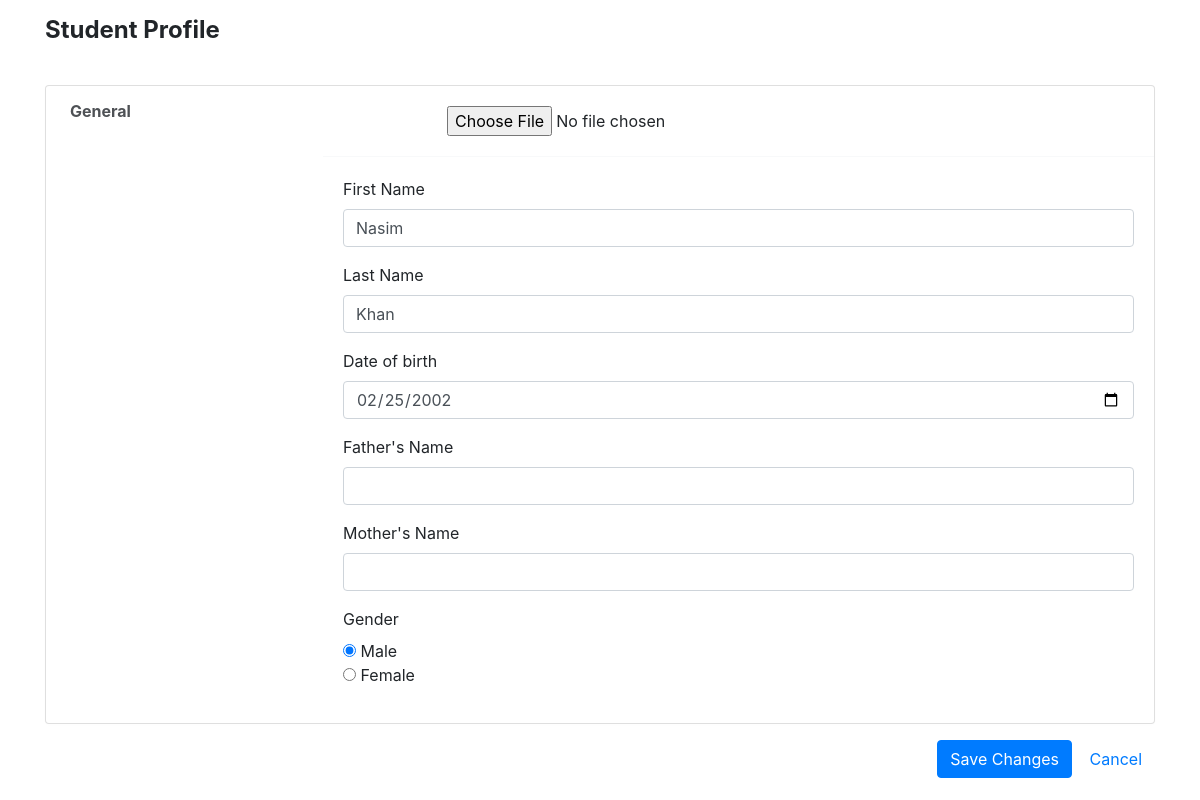
The app's page /profile.php (signed in) with its own data.
### tables this page shows
CREATE TABLE `users` (
  `user_id` int(5) NOT NULL,
  `user_first_name` varchar(20) NOT NULL,
  `user_last_name` varchar(20) NOT NULL,
  `dob` varchar(10) NOT NULL,
  `father_name` varchar(50) DEFAULT NULL,
  `mother_name` varchar(50) DEFAULT NULL,
  `gender` varchar(6) NOT NULL,
  `email` varchar(50) NOT NULL,
  `password` varchar(20) NOT NULL,
  `user_type` varchar(10) NOT NULL DEFAULT 'student',
  `imagename` varchar(150) DEFAULT NULL
);

### profile.php (the view, shortened to what this page needs)
<?php
require('connection.php');
$user_id = $_SESSION['user_id'];
$user_type = $_SESSION['user_type'];
if ($user_type == 'teacher'){
    header('location:teacher_portal.php');
}
elseif ($user_type == 'admin'){
    header('location:admin_portal.php');
}
elseif ($user_type == 'student') {
?>
    <!DOCTYPE html>
    <html lang="en">
    <head>
        <link rel="stylesheet" href="style.css">
        <link href="https://cdn.jsdelivr.net/npm/bootstrap@4.5.0/dist/css/bootstrap.min.css" rel="stylesheet">
    </head>
    <?php
    if (isset($user_id)) {
        $sql = "SELECT *FROM `users` WHERE user_id = $user_id";
        $query = $conn->query($sql);
        $data = mysqli_fetch_assoc($query);
        $user_first_name1    = $data['user_first_name'];
        $user_last_name1     = $data['user_last_name'];
        $dob1                = $data['dob'];
        $father_name1        = $data['father_name'];
        $mother_name1        = $data['mother_name'];
        $gender1             = $data['gender'];
    }
    ?>
    <body>
        <div class="container light-style flex-grow-1 container-p-y">
            <h4 class="font-weight-bold py-3 mb-4">
                Student Profile
            </h4>
            <div class="card overflow-hidden">
                <div class="row no-gutters row-bordered row-border-light">
                    <div class="col-md-3 pt-0">
                        <div class="list-group list-group-flush account-settings-links">
                            <a class="list-group-item list-group-item-action active" data-toggle="list"
                                href="#account-general">General</a>
                        </div>
                    </div>
                    <div class="col-md-9">
                        <div class="tab-content">
                            <div class="tab-pane fade active show" id="account-general">
                                <div class="card-body media align-items-center">
                                    <form action="<?php $_SERVER['PHP_SELF'] ?>" method="POST" enctype="multipart/form-data">
                                        <div class="media-body ml-4">
                                            <input type="file" name="upfile">
                                        </div>
                                </div>
                                <hr class="border-light m-0">
                                <div class="card-body">
                                    <div class="form-group">
                                        <label class="form-label">First Name</label>
                                        <input type="text" class="form-control mb-1" name="user_first_name" value="<?php echo $user_first_name1;  ?>">
                                    </div>
                                    <div class="form-group">
                                        <label class="form-label">Last Name</label>
                                        <input type="text" class="form-control mb-1" name="user_last_name" value="<?php echo $user_last_name1;  ?>">
                                    </div>
                                    <div class="form-group">
                                        <label class="form-label">Date of birth</label>
                                        <input type="date" class="form-control mb-1" name="dob" value="<?php echo $dob1  ?>">
                                    </div>
                                    <div class="form-group">
                                        <label class="form-label">Father's Name</label>
                                        <input type="text" class="form-control" name="father_name" value="<?php echo $father_name1 ?>">
                                    </div>
                                    <div class="form-group">
                                        <label class="form-label">Mother's Name</label>
                                        <input type="text" class="form-control mb-1" name="mother_name" value="<?php echo $mother_name1 ?>">
                                    </div>
                                    <div class="form-group">
                                        <label class="form-label">Gender</label><br>
                                        <input type="radio" name="gender" value="male" <?php if ($gender1 == 'male') {
                                                                                            echo "checked";
                                                                                        }  ?>>
                                        Male<br>
                                        <input type="radio" name="gender" value="female" <?php if ($gender1 == 'female') {
                                                                                                echo "checked";
                                                                                            }  ?>>
                                        Female
                                    </div>
                                </div>
                            </div>
                        </div>
                    </div>
                </div>
            </div>
            <div class="text-right mt-3">
                <input type="submit" class="btn btn-primary" name="submit" value="Save Changes">
                <button type="button" class="btn btn-default"><a class="text-decoration-none" href="student_portal.php">Cancel</a></button>
            </div>
        </div>
    </body>
    </html>
<?php
} else {
    header('location:login.php');
}
?>

### style.css (style rules this page uses)
body { background: #f5f5f5; margin-top: 20px; }
.btn-default { border-color: rgba(24, 28, 33, 0.1); background : rgba(0, 0, 0, 0); color : #4E5155; }
.btn { cursor: pointer; }
.card { background-clip: padding-box; box-shadow : 0 1px 4px rgba(24, 28, 33, 0.012); }
.row-bordered { overflow: hidden; }
.account-settings-links .list-group-item.active { font-weight: bold !important; }
html:not(.dark-style) .account-settings-links .list-group-item.active { background: transparent !important; }
.light-style .account-settings-links .list-group-item { padding : 0.85rem 1.5rem; border-color: rgba(24, 28, 33, 0.03) !important; }
.light-style .account-settings-links .list-group-item.active { color: #4e5155 !important; }
.light-style .account-settings-links .list-group-item.active { color: #4E5155 !important; }

### records on screen
users: user_first_name "Nasim", user_last_name "Khan", dob "02/25/2002", gender "☑"
